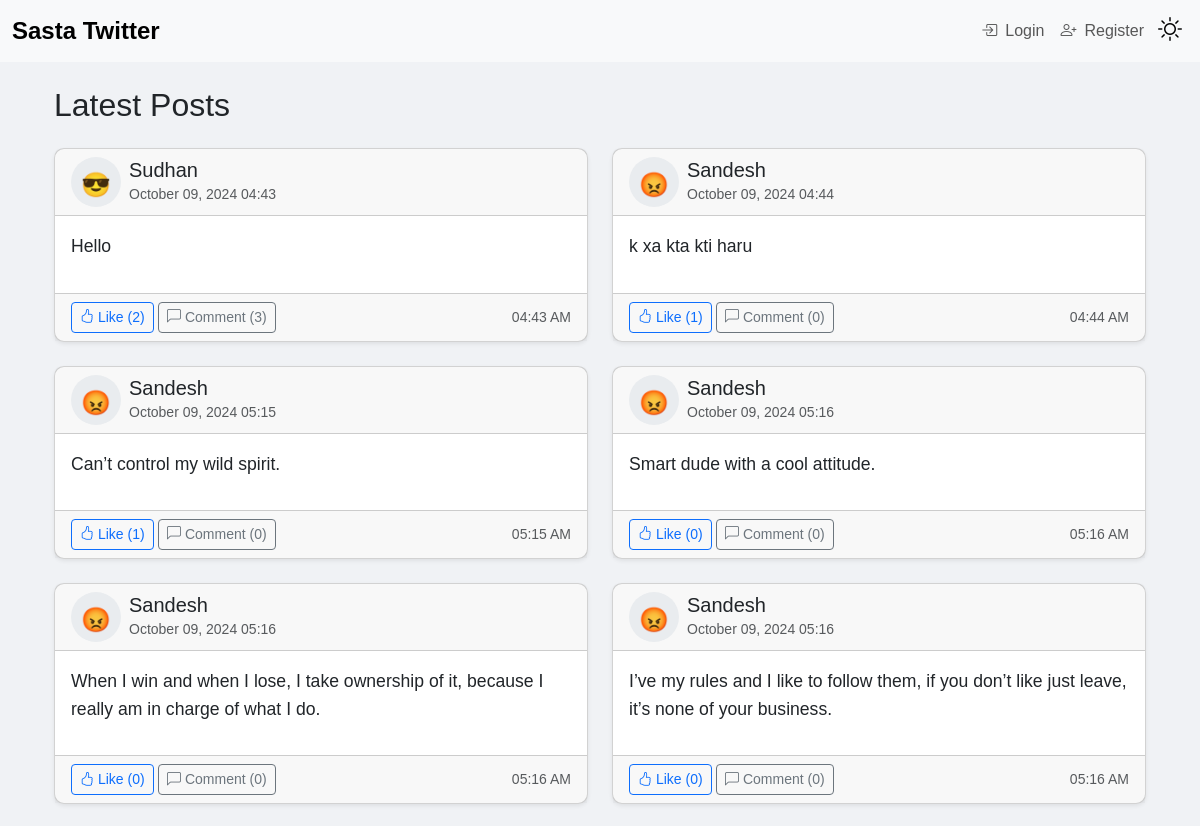
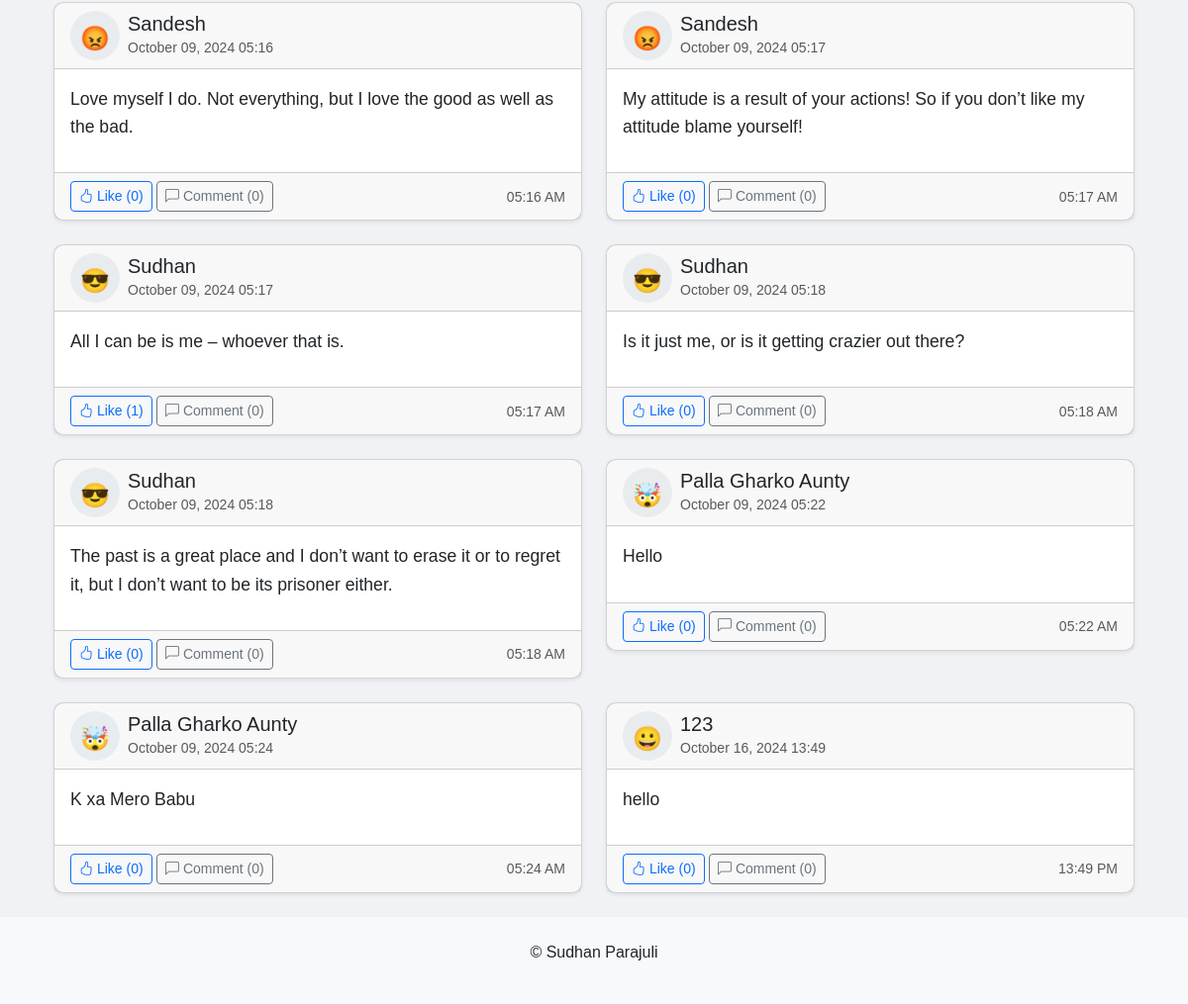
Screenshot of /feeds with the database file from the repository (2 pictures, top to bottom).
### main.py (models this page shows)
class Post(db.Model):
    id = db.Column(db.Integer, primary_key=True)
    username = db.Column(db.String(150), nullable=False)
    content = db.Column(db.Text, nullable=False)
    timestamp = db.Column(db.DateTime, default=datetime.utcnow)
    comments = db.relationship('Comment', backref='post', lazy=True)
    likes = db.relationship('Like', backref='post', lazy=True)

### main.py (the view)
@app.route('/feeds')
def feeds():
    posts = Post.query.all()
    user_emojis = {user.username: user.emoji for user in User.query.all()}
    return render_template('feeds.html', posts=posts, user_emojis=user_emojis)

### templates/feeds.html (shortened to what this page needs)
{% extends "base.html" %}
{% block content %}
<div class="container mt-4">
    <h2 class="mb-4">Latest Posts</h2>
    {% if posts %}
        <div class="row">
            {% for post in posts %}
            <div class="col-md-6 mb-4">
                <div class="card shadow-sm feed-card">
                    <div class="card-header d-flex justify-content-between align-items-center">
                        <div class="d-flex align-items-center">
                            <a href="{{ url_for('user_profile', username=post.username) }}" class="user-avatar">
                                {{ user_emojis.get(post.username, "😀") }}
                            </a>
                            <div class="ms-2">
                                <a href="{{ url_for('user_profile', username=post.username) }}" class="text-decoration-none text-dark">
                                    <h5 class="mb-0">{{ post.username }}</h5>
                                </a>
                                <small class="text-muted">{{ post.timestamp.strftime('%B %d, %Y %H:%M') }}</small>
                            </div>
                        </div>
                    </div>
                    <div class="card-body">
                        <p class="post-content">{{ post.content }}</p>
                    </div>
                    <div class="card-footer d-flex justify-content-between align-items-center">
                        <div>
                            <form action="/like/{{ post.id }}" method="POST" class="d-inline">
                                <button class="btn btn-outline-primary btn-sm" type="submit">
                                    <i class="bi bi-hand-thumbs-up"></i> Like ({{ post.likes | length }})
                                </button>
                            </form>
                            <button class="btn btn-outline-secondary btn-sm" data-bs-toggle="collapse" data-bs-target="#comments-{{ post.id }}">
                                <i class="bi bi-chat-left"></i> Comment ({{ post.comments | length }})
                            </button>
                        </div>
                        <div>
                            <small class="text-muted">{{ post.timestamp.strftime('%H:%M %p') }}</small>
                        </div>
                    </div>
                </div>
            </div>
            {% endfor %}
        </div>
    {% else %}
        <p class="text-muted">No posts available. Start uploading some!</p>
    {% endif %}
</div>
{% endblock %}

### templates/base.html (shortened to what this page needs)
<!DOCTYPE html>
<html lang="en">
<head>
    <link href="https://cdn.jsdelivr.net/npm/bootstrap@5.3.0/dist/css/bootstrap.min.css" rel="stylesheet">
    <link href="https://cdnjs.cloudflare.com/ajax/libs/bootstrap-icons/1.10.0/font/bootstrap-icons.min.css" rel="stylesheet">
</head>
<body>
    <header>
        <nav class="navbar navbar-expand-lg navbar-light bg-light">
            <div class="container-fluid">
                <a class="navbar-brand" href="/feeds">Sasta Twitter</a>
                <div class="collapse navbar-collapse" id="navbarNav">
                    <ul class="navbar-nav me-auto">
                        <li class="nav-item">
                            <a class="nav-link {% if request.path == url_for('feeds') %}active{% endif %}" href="/feeds">
                            </a>
                        </li>
                    </ul>
                    <ul class="navbar-nav ms-auto">
                        {% if 'username' in session %}
                            <li class="nav-item">
                                <a class="nav-link {% if request.path == url_for('user_profile', username=session['username']) %}active{% endif %}" href="{{ url_for('user_profile', username=session['username']) }}">
                                    <i class="bi bi-person-circle"></i> Profile
                                </a>
                            </li>
                            <li class="nav-item">
                                <a class="nav-link {% if request.path == url_for('upload') %}active{% endif %}" href="/upload">
                                    <i class="bi bi-cloud-arrow-up"></i> Upload
                                </a>
                            </li>
                            <li class="nav-item">
                                <a class="nav-link" href="/logout">
                                    <i class="bi bi-box-arrow-right"></i> Logout
                                </a>
                            </li>
                        {% else %}
                            <li class="nav-item">
                                <a class="nav-link {% if request.path == url_for('login') %}active{% endif %}" href="/login">
                                    <i class="bi bi-box-arrow-in-right"></i> Login
                                </a>
                            </li>
                            <li class="nav-item">
                                <a class="nav-link {% if request.path == url_for('register') %}active{% endif %}" href="/register">
                                    <i class="bi bi-person-plus"></i> Register
                                </a>
                            </li>
                        {% endif %}
                        <li class="nav-item">
                            <button class="toggle-button" id="themeToggle" title="Toggle dark/light mode">
                                <i class="bi bi-brightness-high"></i>
                            </button>
                        </li>
                    </ul>
                </div>
            </div>
        </nav>
    </header>
    <main class="container mt-4">
        {% block content %}{% endblock %}
    </main>
    <footer class="text-center py-4">
        <p>&copy; Sudhan Parajuli</p>
    </footer>
</body>
</html>

### templates/base.html (style rules this page uses)
body { transition: background-color 0.3s, color 0.3s; }
.navbar { transition: background-color 0.3s; }
.navbar-light { background-color: #f8f9fa; color: #000000; }
.navbar-brand { font-weight: bold; font-size: 1.5rem; }
.navbar-nav .nav-link.active { color: #007bff; font-weight: bold; }
.navbar-nav .nav-link { display: flex; align-items: center; }
.navbar-nav .nav-link i { margin-right: 8px; }
footer { background-color: #f8f9fa; padding: 20px; }
.toggle-button { cursor: pointer; border: none; background: none; font-size: 1.5rem; color: inherit; }

### templates/feeds.html (style rules this page uses)
body { background-color: #f0f2f5; font-family: 'Arial', sans-serif; }
.feed-card { border-radius: 10px; transition: box-shadow 0.3s; }
.user-avatar { border-radius: 50%; background-color: #e9ecef; padding: 10px; text-align: center; display: inline-block; font-size: 1.5rem; width: 50px; height: 50px; text-decoration: none; color: inherit; }
.post-content { font-size: 1.1rem; line-height: 1.6; }

### rows the page displays
Post: get "😎", username "Sudhan", timestamp "October 09, 2024 04:43", content "Hello", likes|length "2", comments|length "3", timestamp "04:43 AM"
Post: get "😡", username "Sandesh", timestamp "October 09, 2024 04:44", content "k xa kta kti haru", likes|length "1", comments|length "0", timestamp "04:44 AM"
Post: get "😡", username "Sandesh", timestamp "October 09, 2024 05:15", content "Can’t control my wild spirit.", likes|length "1", comments|length "0", timestamp "05:15 AM"
Post: get "😡", username "Sandesh", timestamp "October 09, 2024 05:16", content "Smart dude with a cool attitude.", likes|length "0", comments|length "0", timestamp "05:16 AM"
Post: get "😡", username "Sandesh", timestamp "October 09, 2024 05:16", content "When I win and when I lose, I take ownership of it, because I really am in charge of what I do.", likes|length "0", comments|length "0", timestamp "05:16 AM"
Post: get "😡", username "Sandesh", timestamp "October 09, 2024 05:16", content "I’ve my rules and I like to follow them, if you don’t like just leave, it’s none of your business.", likes|length "0", comments|length "0", timestamp "05:16 AM"
Post: get "😡", username "Sandesh", timestamp "October 09, 2024 05:16", content "Love myself I do. Not everything, but I love the good as well as the bad.", likes|length "0", comments|length "0", timestamp "05:16 AM"
Post: get "😡", username "Sandesh", timestamp "October 09, 2024 05:17", content "My attitude is a result of your actions! So if you don’t like my attitude blame yourself!", likes|length "0", comments|length "0", timestamp "05:17 AM"
Post: get "😎", username "Sudhan", timestamp "October 09, 2024 05:17", content "All I can be is me – whoever that is.", likes|length "1", comments|length "0", timestamp "05:17 AM"
Post: get "😎", username "Sudhan", timestamp "October 09, 2024 05:18", content "Is it just me, or is it getting crazier out there?", likes|length "0", comments|length "0", timestamp "05:18 AM"
Post: get "😎", username "Sudhan", timestamp "October 09, 2024 05:18", content "The past is a great place and I don’t want to erase it or to regret it, but I don’t want to be its prisoner either.", likes|length "0", comments|length "0", timestamp "05:18 AM"
Post: get "🤯", username "Palla Gharko Aunty", timestamp "October 09, 2024 05:22", content "Hello", likes|length "0", comments|length "0", timestamp "05:22 AM"
Post: get "🤯", username "Palla Gharko Aunty", timestamp "October 09, 2024 05:24", content "K xa Mero Babu", likes|length "0", comments|length "0", timestamp "05:24 AM"
Post: get "😀", username "123", timestamp "October 16, 2024 13:49", content "hello", likes|length "0", comments|length "0", timestamp "13:49 PM"
